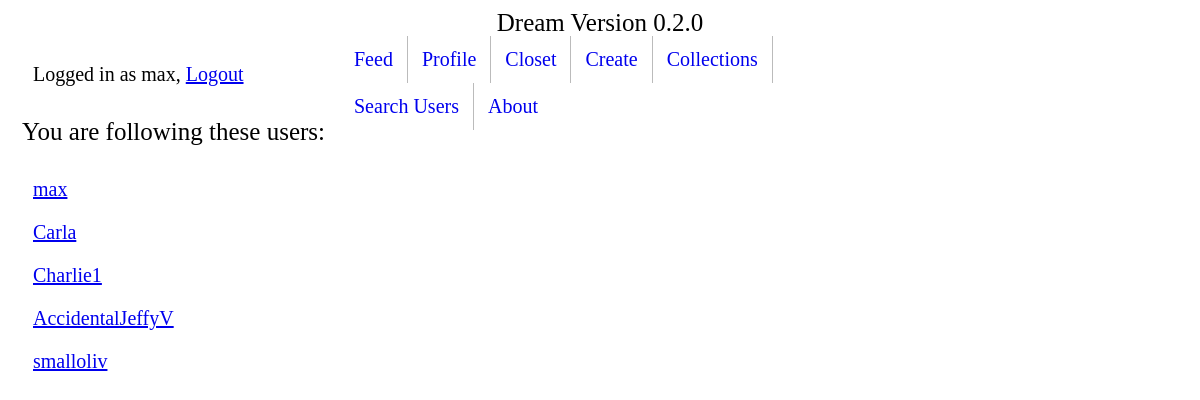
/userprofiles/my-profile/following/ (signed in), run on an earlier commit of the app's database.
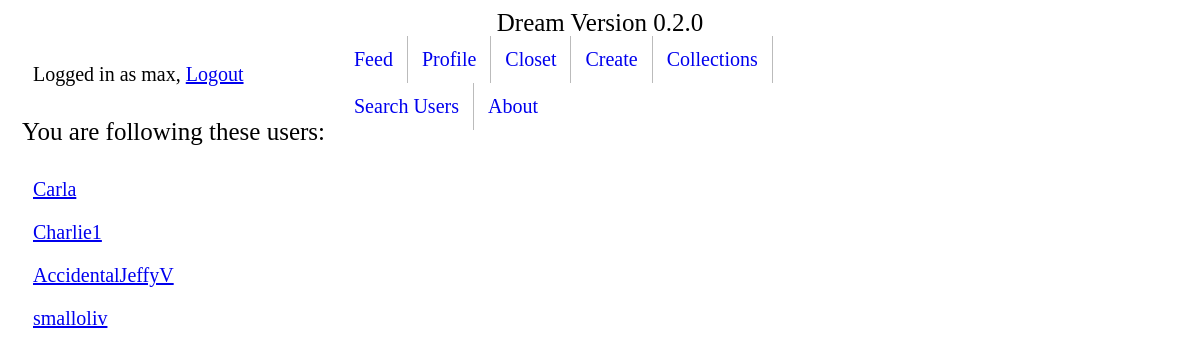
And on a later commit of the database.
### userprofiles/models.py (models this page shows, shortened)
class DreamUser(models.Model):
    user = models.OneToOneField(User, on_delete=models.CASCADE)
    follows = models.ManyToManyField('DreamUser', related_name='user_followed_by', blank=True)
    image = models.ImageField(upload_to='profile-image', blank=True)
    def get_absolute_url(self):
        return reverse('userprofiles:profile', kwargs={"pk": self.pk})

### userprofiles/views.py (the view)
# urls.py: path('my-profile/following/', PersonalFollowingListView.as_view(), name='i-am-following'),
class PersonalFollowingListView(ListView, LoginRequiredMixin):
    template_name = "userprofiles/i_am_following_list.html"
    def get_queryset(self):
        user_ = self.request.user
        this_user = get_object_or_404(DreamUser, user=self.request.user)
        return this_user.follows.all()

### userprofiles/templates/userprofiles/i_am_following_list.html
{% extends 'base.html' %}
{% block content %}
<h1>You are following these users:</h1>
{% for instance in object_list %}
<p><a href='{{ instance.get_absolute_url }}'> {{ instance.user.username }}</a></p>
{% endfor %}
{% endblock %}

What changed in the data, as far as the page shows it:
no longer on this page (row edited): DreamUser: user.username "max"
